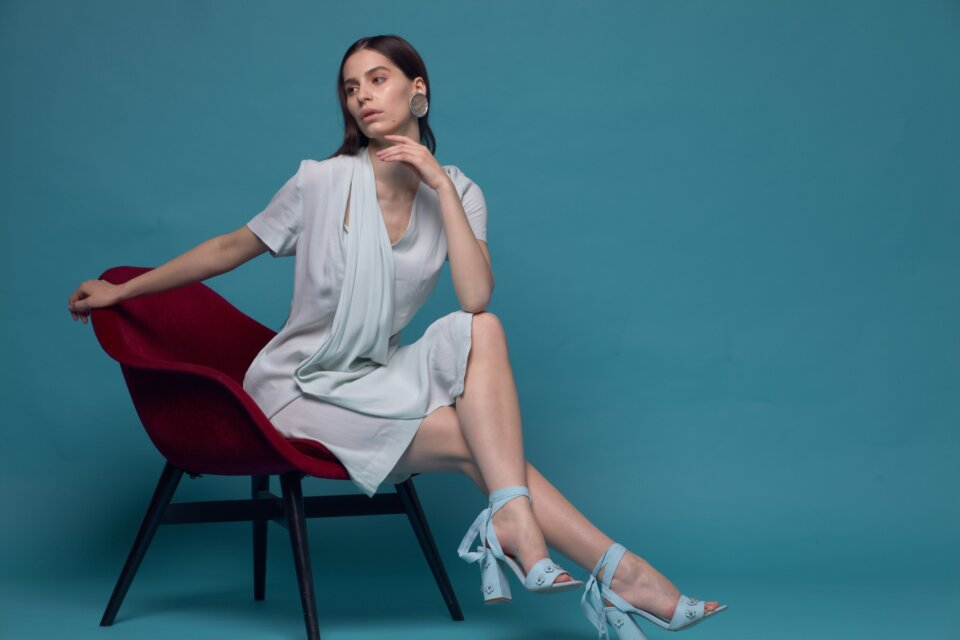
#> input picture test_img.jpg, 960 x 640 px
$ python ColorpaletteFromImage.py --img test_img.jpg
#> lines starting #> are read from the running program, lines starting #| are printed output that depends on the picture
import argparse
import os

import numpy as np
from PIL import Image
from matplotlib import pyplot as plt

# --------------- Arguments ---------------

parser = argparse.ArgumentParser(description='Colorpalette')
parser.add_argument('--img', type=str, required=True)
args = parser.parse_args()


def get_dominant_colors(infile):
	"Make a color palette"
#> called with infile = 'test_img.jpg'

	DOMAIN_COLOR_NUM = 10

	image = Image.open(infile)
#> image is the input picture: PIL image 960x640 RGB; mean R, G, B 64.8, 109.5, 123.6
	w, h = image.size
#> w = 960; h = 640
	print("input_img_size:",w,h)
#| input_img_size: 960 640

	if(w > h):
		small_w = 100
		small_h = (h * 100 / w)
#> small_h = 66.67
	else:
		small_w = (w * 100 / h)
		small_h = 100

	#print(w,h,small_w,small_h)

	small_image = image.resize((int(small_w), int(small_h)))
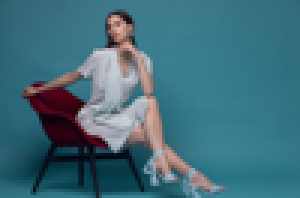
#> small_image: PIL image 100x66 RGB (shown 3 times larger); mean R, G, B 64.8, 109.5, 123.6

	# import matplotlib.pyplot as plt
	# plt.imshow(small_image)
	# plt.show()

	# image with only 10 dominating colors
	result = small_image.convert("P", palette=Image.ADAPTIVE, colors=DOMAIN_COLOR_NUM)
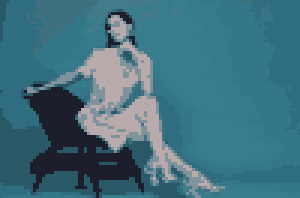
#> result: PIL image 100x66 P (shown 3 times larger); mean R, G, B 64.1, 112.3, 126.8

	# Find dominant colors
	palette = result.getpalette()
#> palette = 30 values, max 185 at index 0, min 28 at index 27, mean 105
	color_counts = sorted(result.getcolors(), reverse=True)
#> color_counts = [(1138, 7), (1126, 5), (976, 3), (689, 8), (653, 9), (607, 4), (534, 0), (385, 1), (312, 6), (180, 2)]
	colors = list()

	for i in range(DOMAIN_COLOR_NUM):
		palette_index = color_counts[i][1]
		dominant_color = palette[palette_index * 3 : palette_index * 3 + 3]
		colors.append(tuple(dominant_color))
#> this loop made 10 passes
#> (palette_index, dominant_color) on passes 1 to 10: (7, [46, 110, 128]), (5, [52, 119, 136]), (3, [55, 125, 142]), (8, [41, 88, 102]), (9, [28, 30, 43]), (4, [54, 123, 139]), (0, [185, 171, 172]), (1, [127, 147, 157]), (6, [62, 112, 127]), (2, [68, 123, 138])
#> after the loop, colors = [(46, 110, 128), (52, 119, 136), (55, 125, 142), (41, 88, 102), (28, 30, 43), (54, 123, 139), (185, 171, 172), (127, 147, 157), (62, 112, 127), (68, 123, 138)]


	# save colorpalette full image
	os.makedirs("colorpalette", exist_ok=True)
	for i in range(len(colors)):
		color_img = np.zeros((h,w,3), dtype=np.uint8)
		color_img[0:h, 0:w]=colors[i]
		pil_color_img = Image.fromarray(color_img)
		file_name = "colorpalette/" + "color_0" + str(i) + ".jpg"
		pil_color_img.save(file_name)
#> this loop made 10 passes
#> file_name on passes 1 to 10: 'colorpalette/color_00.jpg', 'colorpalette/color_01.jpg', 'colorpalette/color_02.jpg', 'colorpalette/color_03.jpg', 'colorpalette/color_04.jpg', 'colorpalette/color_05.jpg', 'colorpalette/color_06.jpg', 'colorpalette/color_07.jpg', 'colorpalette/color_08.jpg', 'colorpalette/color_09.jpg'
#> pass 1, in get_dominant_colors, `pil_color_img = Image.fromarray(color_img)`:
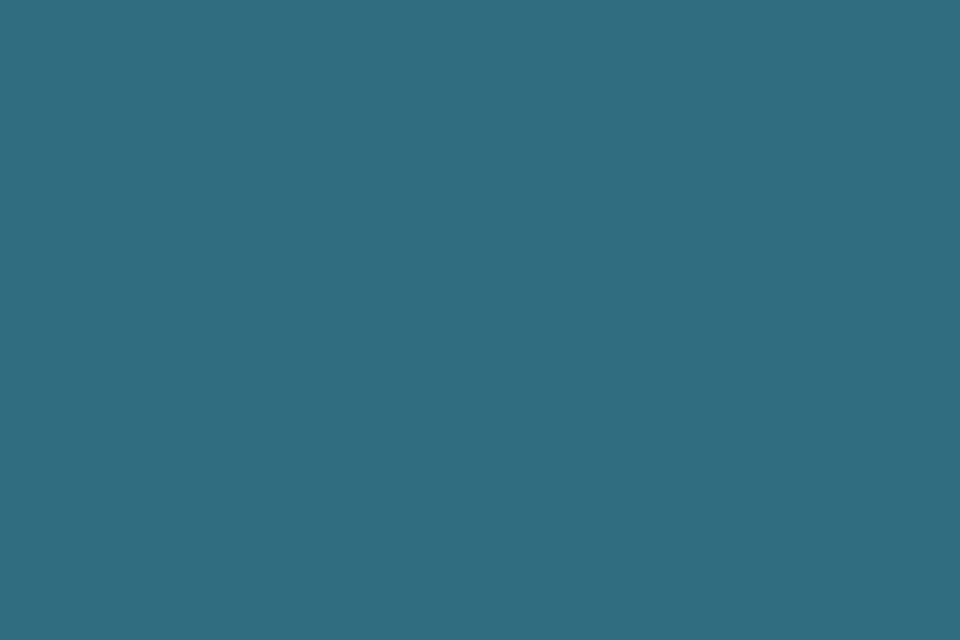
#> pil_color_img: PIL image 960x640 RGB; mean R, G, B 46, 110, 128
#> after the loop:
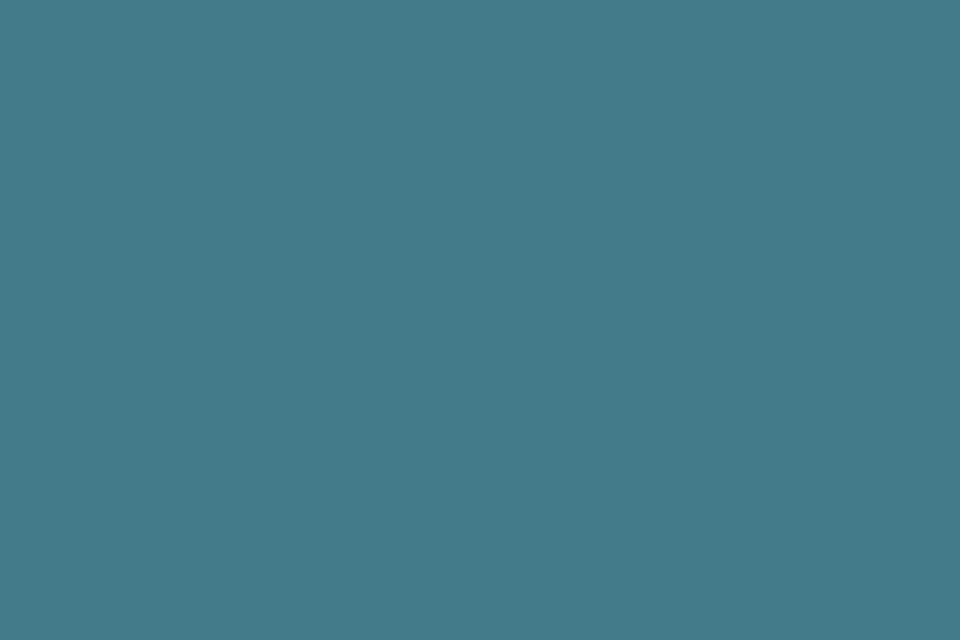
#> color_img: shape (640, 960, 3); mean R, G, B 68, 123, 138

	print("colorpalette:",colors)
#| colorpalette: [(46, 110, 128), (52, 119, 136), (55, 125, 142), (41, 88, 102), (28, 30, 43), (54, 123, 139), (185, 171, 172), (127, 147, 157), (62, 112, 127), (68, 123, 138)]
	print("output_colorpalette_img_size:",color_img.shape[1],color_img.shape[0],len(colors))
#| output_colorpalette_img_size: 960 640 10

	return colors

def plot_img_tile(colors):
	"List images in tiles"

	imgs = []
	tile_w = 60
	tile_h = 80

	for i in range(len(colors)):
		color_img = np.zeros((tile_h,tile_w,3), dtype=np.uint8)
		color_img[0:tile_h, 0:tile_w]=colors[i]
		imgs.append(color_img)

	fig, ax = plt.subplots(2, int(len(colors)/2), figsize=(5, 5))
	#fig.subplots_adjust(hspace=0, wspace=0)
	for i in range(2):
		for j in range(int(len(colors)/2)):
			ax[i, j].xaxis.set_major_locator(plt.NullLocator())
			ax[i, j].yaxis.set_major_locator(plt.NullLocator())
			ax[i, j].imshow(imgs[1*i+j], cmap="bone")
	#plt.show()
	plt.savefig('colorpalette_tile.png')
	plt.close()
	return

if __name__ == '__main__':
	# Make a color palette
	colors = get_dominant_colors(args.img)
	# List images in tiles
	plot_img_tile(colors)
#> the loop in plot_img_tile, `for i in range(len(colors)):` made 10 passes
#> after the loop in plot_img_tile, `for i in range(len(colors)):`:
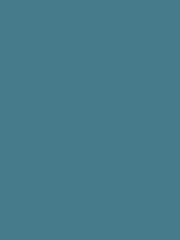
#> color_img: shape (80, 60, 3) (shown 3 times larger); mean of channels 0, 1, 2 68, 123, 138; drawn as R, G, B
#> after the loop in plot_img_tile, `for i in range(len(colors)):`: imgs = 10 items
#> in plot_img_tile, `plt.savefig('colorpalette_tile.png')`:
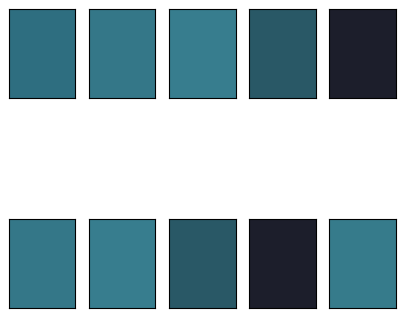
#> figure drawn by matplotlib, 10 panels
